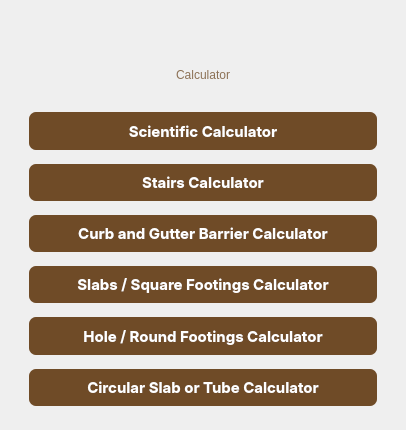
<?xml version="1.0" encoding="UTF-8"?>
<ui version="4.0">
 <class>Dialog</class>
 <widget class="QDialog" name="Dialog">
  <property name="geometry">
   <rect>
    <x>0</x>
    <y>0</y>
    <width>406</width>
    <height>430</height>
   </rect>
  </property>
  <property name="windowTitle">
   <string>Dialog</string>
  </property>
  <layout class="QVBoxLayout" name="verticalLayout">
   <item>
    <widget class="QWidget" name="widget_4" native="true">
     <property name="minimumSize">
      <size>
       <width>0</width>
       <height>40</height>
      </size>
     </property>
     <property name="maximumSize">
      <size>
       <width>16777215</width>
       <height>40</height>
      </size>
     </property>
     <layout class="QHBoxLayout" name="horizontalLayout">
      <property name="spacing">
       <number>0</number>
      </property>
      <property name="leftMargin">
       <number>0</number>
      </property>
      <property name="topMargin">
       <number>0</number>
      </property>
      <property name="rightMargin">
       <number>0</number>
      </property>
      <property name="bottomMargin">
       <number>0</number>
      </property>
      <item>
       <widget class="QWidget" name="widget_10" native="true"/>
      </item>
      <item>
       <widget class="QPushButton" name="exit">
        <property name="minimumSize">
         <size>
          <width>30</width>
          <height>30</height>
         </size>
        </property>
        <property name="maximumSize">
         <size>
          <width>30</width>
          <height>30</height>
         </size>
        </property>
        <property name="text">
         <string/>
        </property>
        <property name="icon">
         <iconset resource="images/images.qrc">
          <normaloff>:/images/exit.png</normaloff>:/images/exit.png</iconset>
        </property>
        <property name="flat">
         <bool>true</bool>
        </property>
       </widget>
      </item>
     </layout>
    </widget>
   </item>
   <item>
    <widget class="QWidget" name="widget" native="true">
     <layout class="QVBoxLayout" name="verticalLayout_2">
      <property name="topMargin">
       <number>0</number>
      </property>
      <item>
       <widget class="QWidget" name="widget_2" native="true">
        <layout class="QVBoxLayout" name="verticalLayout_10">
         <property name="topMargin">
          <number>0</number>
         </property>
         <item>
          <widget class="QLabel" name="label">
           <property name="styleSheet">
            <string notr="true">#label{
	font: 900 34pt &quot;Segoe UI Black&quot;;
	alignment: center;
    color: rgba(111, 75, 39, 0.77);
}</string>
           </property>
           <property name="text">
            <string>Calculator</string>
           </property>
           <property name="alignment">
            <set>Qt::AlignCenter</set>
           </property>
          </widget>
         </item>
        </layout>
       </widget>
      </item>
      <item>
       <widget class="QWidget" name="widget_3" native="true">
        <layout class="QVBoxLayout" name="verticalLayout_3">
         <property name="spacing">
          <number>4</number>
         </property>
         <property name="sizeConstraint">
          <enum>QLayout::SetMaximumSize</enum>
         </property>
         <property name="leftMargin">
          <number>9</number>
         </property>
         <property name="topMargin">
          <number>4</number>
         </property>
         <property name="rightMargin">
          <number>9</number>
         </property>
         <property name="bottomMargin">
          <number>4</number>
         </property>
         <item>
          <widget class="QPushButton" name="scientific">
           <property name="sizePolicy">
            <sizepolicy hsizetype="Minimum" vsizetype="Minimum">
             <horstretch>0</horstretch>
             <verstretch>0</verstretch>
            </sizepolicy>
           </property>
           <property name="styleSheet">
            <string notr="true">#scientific{
font-weight:bold;
color: white;
background-color: #6F4B27;
font-family: Inter;
border-top-left-radius: 7px;
border-top-right-radius: 7px;
border-bottom-left-radius: 7px;
border-bottom-right-radius: 7px;
font-size: 15px;
text-align: center;
}
#scientific:hover{
color: rgb(144,115,87);
border : 3px solid rgb(144,115,87);
background-color: white;
}
</string>
           </property>
           <property name="text">
            <string>Scientific Calculator</string>
           </property>
           <property name="flat">
            <bool>false</bool>
           </property>
          </widget>
         </item>
        </layout>
       </widget>
      </item>
      <item>
       <widget class="QWidget" name="widget_5" native="true">
        <layout class="QVBoxLayout" name="verticalLayout_5">
         <property name="spacing">
          <number>4</number>
         </property>
         <property name="sizeConstraint">
          <enum>QLayout::SetMaximumSize</enum>
         </property>
         <property name="leftMargin">
          <number>9</number>
         </property>
         <property name="topMargin">
          <number>4</number>
         </property>
         <property name="rightMargin">
          <number>9</number>
         </property>
         <property name="bottomMargin">
          <number>4</number>
         </property>
         <item>
          <widget class="QPushButton" name="stairs">
           <property name="sizePolicy">
            <sizepolicy hsizetype="Minimum" vsizetype="Minimum">
             <horstretch>0</horstretch>
             <verstretch>0</verstretch>
            </sizepolicy>
           </property>
           <property name="styleSheet">
            <string notr="true">#stairs{
font-weight:bold;
color: white;
background-color: #6F4B27;
border-top-left-radius: 7px;
border-top-right-radius: 7px;
border-bottom-left-radius: 7px;
border-bottom-right-radius: 7px;
font-family: Inter;
font-size: 15px;
text-align: center;
}
#stairs:hover{
color: rgb(144,115,87);
border : 3px solid rgb(144,115,87);
background-color: white;
}
</string>
           </property>
           <property name="text">
            <string>Stairs Calculator</string>
           </property>
          </widget>
         </item>
        </layout>
       </widget>
      </item>
      <item>
       <widget class="QWidget" name="widget_6" native="true">
        <layout class="QVBoxLayout" name="verticalLayout_6">
         <property name="spacing">
          <number>4</number>
         </property>
         <property name="sizeConstraint">
          <enum>QLayout::SetMaximumSize</enum>
         </property>
         <property name="leftMargin">
          <number>9</number>
         </property>
         <property name="topMargin">
          <number>4</number>
         </property>
         <property name="rightMargin">
          <number>9</number>
         </property>
         <property name="bottomMargin">
          <number>4</number>
         </property>
         <item>
          <widget class="QPushButton" name="curbgutter">
           <property name="sizePolicy">
            <sizepolicy hsizetype="Minimum" vsizetype="Minimum">
             <horstretch>0</horstretch>
             <verstretch>0</verstretch>
            </sizepolicy>
           </property>
           <property name="styleSheet">
            <string notr="true">#curbgutter{
font-weight:bold;
color: white;
background-color: #6F4B27;
border-top-left-radius: 7px;
border-top-right-radius: 7px;
border-bottom-left-radius: 7px;
border-bottom-right-radius: 7px;
font-family: Inter;
font-size: 15px;
text-align: center;
}
#curbgutter:hover{
color: rgb(144,115,87);
border : 3px solid rgb(144,115,87);
background-color: white;
}
</string>
           </property>
           <property name="text">
            <string>Curb and Gutter Barrier Calculator</string>
           </property>
          </widget>
         </item>
        </layout>
       </widget>
      </item>
      <item>
       <widget class="QWidget" name="widget_7" native="true">
        <layout class="QVBoxLayout" name="verticalLayout_7">
         <property name="spacing">
          <number>4</number>
         </property>
         <property name="sizeConstraint">
          <enum>QLayout::SetMaximumSize</enum>
         </property>
         <property name="leftMargin">
          <number>9</number>
         </property>
         <property name="topMargin">
          <number>4</number>
         </property>
         <property name="rightMargin">
          <number>9</number>
         </property>
         <property name="bottomMargin">
          <number>4</number>
         </property>
         <item>
          <widget class="QPushButton" name="slabssquare">
           <property name="sizePolicy">
            <sizepolicy hsizetype="Minimum" vsizetype="Minimum">
             <horstretch>0</horstretch>
             <verstretch>0</verstretch>
            </sizepolicy>
           </property>
           <property name="styleSheet">
            <string notr="true">#slabssquare{
font-weight:bold;
color: white;
background-color: #6F4B27;
border-top-left-radius: 7px;
border-top-right-radius: 7px;
border-bottom-left-radius: 7px;
border-bottom-right-radius: 7px;
font-family: Inter;
font-size: 15px;
text-align: center;
}
#slabssquare:hover{
color: rgb(144,115,87);
border : 3px solid rgb(144,115,87);
background-color: white;
}
</string>
           </property>
           <property name="text">
            <string>Slabs / Square Footings Calculator</string>
           </property>
          </widget>
         </item>
        </layout>
       </widget>
      </item>
      <item>
       <widget class="QWidget" name="widget_8" native="true">
        <layout class="QVBoxLayout" name="verticalLayout_8">
         <property name="spacing">
          <number>4</number>
         </property>
         <property name="sizeConstraint">
          <enum>QLayout::SetMaximumSize</enum>
         </property>
         <property name="leftMargin">
          <number>9</number>
         </property>
         <property name="topMargin">
          <number>4</number>
         </property>
         <property name="rightMargin">
          <number>9</number>
         </property>
         <property name="bottomMargin">
          <number>4</number>
         </property>
         <item>
          <widget class="QPushButton" name="holecolumn">
           <property name="sizePolicy">
            <sizepolicy hsizetype="Minimum" vsizetype="Minimum">
             <horstretch>0</horstretch>
             <verstretch>0</verstretch>
            </sizepolicy>
           </property>
           <property name="styleSheet">
            <string notr="true">#holecolumn{
font-weight:bold;
color: white;
background-color: #6F4B27;
border-top-left-radius: 7px;
border-top-right-radius: 7px;
border-bottom-left-radius: 7px;
border-bottom-right-radius: 7px;
font-family: Inter;
font-size: 15px;
text-align: center;
}
#holecolumn:hover{
color: rgb(144,115,87);
border : 3px solid rgb(144,115,87);
background-color: white;
}
</string>
           </property>
           <property name="text">
            <string>Hole / Round Footings Calculator</string>
           </property>
          </widget>
         </item>
        </layout>
       </widget>
      </item>
      <item>
       <widget class="QWidget" name="widget_9" native="true">
        <layout class="QVBoxLayout" name="verticalLayout_9">
         <property name="spacing">
          <number>4</number>
         </property>
         <property name="sizeConstraint">
          <enum>QLayout::SetMaximumSize</enum>
         </property>
         <property name="leftMargin">
          <number>9</number>
         </property>
         <property name="topMargin">
          <number>4</number>
         </property>
         <property name="rightMargin">
          <number>9</number>
         </property>
         <property name="bottomMargin">
          <number>4</number>
         </property>
         <item>
          <widget class="QPushButton" name="circularslab">
           <property name="sizePolicy">
            <sizepolicy hsizetype="Minimum" vsizetype="Minimum">
             <horstretch>0</horstretch>
             <verstretch>0</verstretch>
            </sizepolicy>
           </property>
           <property name="styleSheet">
            <string notr="true">#circularslab{
font-weight:bold;
color: white;
background-color: #6F4B27;
border-top-left-radius: 7px;
border-top-right-radius: 7px;
border-bottom-left-radius: 7px;
border-bottom-right-radius: 7px;
font-family: Inter;
font-size: 15px;
text-align: center;
}
#circularslab:hover{
color: rgb(144,115,87);
border : 3px solid rgb(144,115,87);
background-color: white;
}
</string>
           </property>
           <property name="text">
            <string>Circular Slab or Tube Calculator</string>
           </property>
          </widget>
         </item>
        </layout>
       </widget>
      </item>
     </layout>
    </widget>
   </item>
  </layout>
 </widget>
 <resources>
  <include location="images/images.qrc"/>
 </resources>
 <connections/>
</ui>
